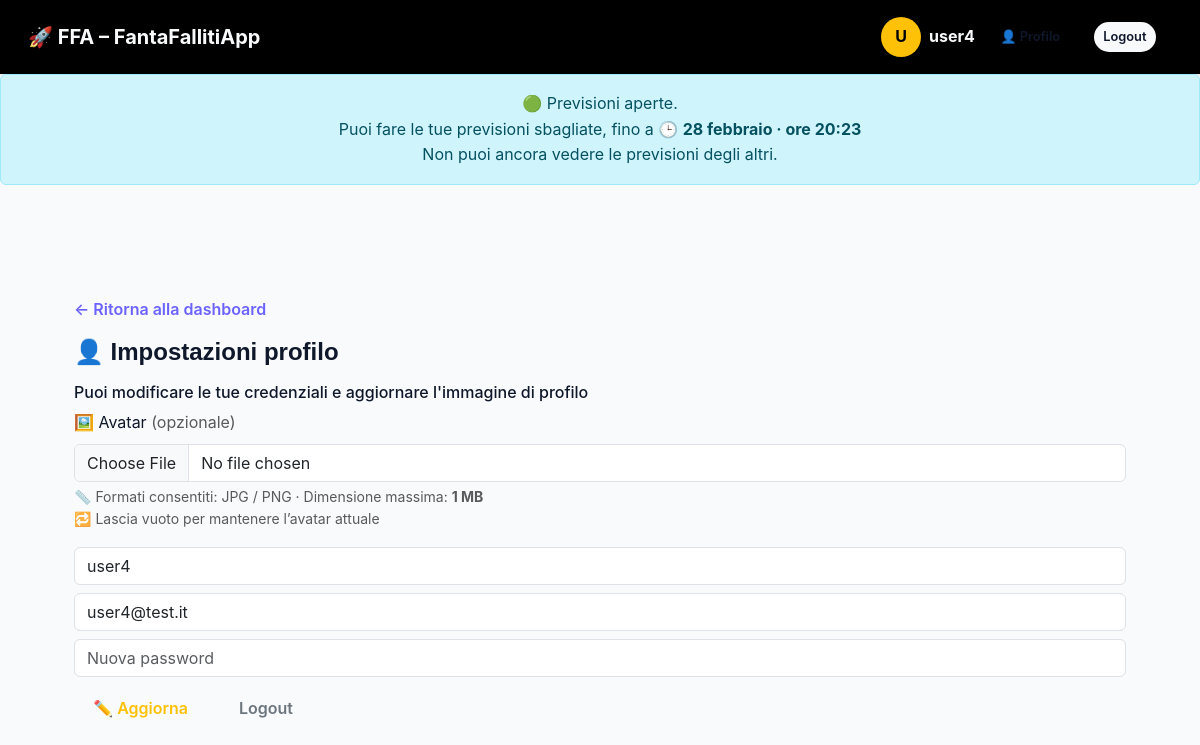
Screenshot of /profile (signed in) with the database file from the repository.
### models.py (models this page shows, shortened)
class User(db.Model):
    id = db.Column(db.Integer, primary_key=True)
    username = db.Column(db.String(80), nullable=False)
    email = db.Column(db.String(120), unique=True, nullable=False)
    password_hash = db.Column(db.String(128), nullable=False)
    role = db.Column(db.String(20), default="user")
    avatar = db.Column(db.String(120), nullable=True)  # 👈 NUOVO CAMPO
    last_seen_messages = db.Column(db.DateTime, nullable=True)

### app.py (the view, shortened to what this page needs)
@app.route("/profile", methods=["GET", "POST"])
def profile():
    if "user_id" not in session:
        return redirect(url_for("login"))
    user = db.session.get(User, session["user_id"])
    if user.role == "admin":
        return redirect(url_for("admin_dashboard"))
    return render_template("profile.html")

### app.py (called while the page is built)
@app.context_processor
def inject_current_user():
    user = None
    if "user_id" in session:
        user = db.session.get(User, session["user_id"])
    return dict(current_user=user)

@app.context_processor
def inject_settings():
    return dict(app_settings=AppSettings.query.first())

### templates/profile.html (shortened to what this page needs)
{% extends "base.html" %}
{% block content %}
<a href="{{ url_for('dashboard') }}" class="back-link">
  ← Ritorna alla dashboard
</a>
<h4 class="mb-3">👤 Impostazioni profilo</h4>
<div class="profile-box mt-3">
  <h6>Puoi modificare le tue credenziali e aggiornare l'immagine di profilo</h6>
  <form method="POST" enctype="multipart/form-data">
    <div class="mb-3">
      <label class="form-label">
        🖼️ Avatar <span class="text-muted">(opzionale)</span>
      </label>
      <input
        type="file"
        name="avatar"
        accept="image/png,image/jpeg"
        class="form-control"
      >
      <div class="form-text">
        📏 Formati consentiti: JPG / PNG · Dimensione massima: <strong>1 MB</strong><br>
        🔁 Lascia vuoto per mantenere l’avatar attuale
      </div>
    </div>
    <input
      type="text"
      name="username"
      value="{{ current_user.username }}"
      class="form-control mb-2"
    >
    <input
      type="email"
      name="email"
      value="{{ current_user.email }}"
      class="form-control mb-2"
    >
    <input
      type="password"
      name="password"
      placeholder="Nuova password"
      class="form-control mb-2"
    >
    <button class="btn btn-outline-warning">
      ✏️ Aggiorna
    </button>
    <a href="{{ url_for('logout') }}" class="btn btn-outline-secondary ms-2">
      Logout
    </a>
  </form>
</div>
{% endblock %}

### templates/base.html (shortened to what this page needs)
<!DOCTYPE html>
<html lang="it">
<head>
  <link href="https://cdn.jsdelivr.net/npm/bootstrap@5.3.2/dist/css/bootstrap.min.css" rel="stylesheet">
  <link rel="stylesheet" href="{{ url_for('static', filename='style.css') }}">
</head>
<body>
<nav class="navbar navbar-expand-lg navbar-dark bg-black shadow-sm px-3">
  <div class="container-fluid">
    <a class="navbar-brand fw-bold" href="{{ url_for('index') }}">
      🚀 FFA – FantaFallitiApp
    </a>
    <div class="d-flex align-items-center ms-auto gap-2">
      {% if current_user.username %}
        {% if current_user.avatar %}
          <img
            src="{{ url_for('static', filename='avatars/' ~ current_user.avatar) }}"
            alt="Avatar"
            class="user-avatar-img"
          >
        {% else %}
          <div class="user-avatar">
            {{ current_user.username[0]|upper }}
          </div>
        {% endif %}
        <span class="fw-bold text-light me-2">
          {{ current_user.username }}
        </span>
        {% if current_user.role == "admin" %}
          <a href="{{ url_for('admin_dashboard') }}" class="btn btn-outline-light btn-sm">
            Admin
          </a>
        {% else %}
          <a href="{{ url_for('profile') }}" class="btn btn-outline-light btn-sm">
            👤 Profilo
          </a>
        {% endif %}
        <a href="{{ url_for('logout') }}" class="btn btn-light btn-sm">
          Logout
        </a>
      {% endif %}
    </div>
  </div>
</nav>
{% if current_user.username and current_user.role != "admin" and app_settings %}
  <div class="alert alert-info text-center">
    {% if app_settings.predictions_open %}
      🟢 Previsioni aperte. <br>
      Puoi fare le tue previsioni sbagliate, fino a 🕒 <strong> 28 febbraio · ore 20:23 </strong> <br>
      Non puoi ancora vedere le previsioni degli altri.
    {% else %}
      🔴 Previsioni chiuse. Non puoi più modificare nulla. <br>
      il DA ti ha però concesso di accedere alla classifica FFA 2026. <br>
      <strong>Ringrazialo</strong>
    {% endif %}
  </div>
{% endif %}
<div class="container mt-3">
</div>
<div class="container my-4">
  {% block content %}{% endblock %}
</div>
</body>
</html>

### static/style.css (style rules this page uses)
:root { --primary: #6c63ff; --primary-dark: #554ee0; --accent: #2dd4bf; --bg: #f9fafb; --surface: #ffffff; --text: #0f172a; --text-muted: #64748b; --radius-sm: 8px; --radius: 14px; --radius-lg: 20px; --shadow-sm: 0 4px 10px rgba(0,0,0,0.06); --shadow: 0 10px 30px rgba(0,0,0,0.08); --transition: 0.25s ease; }
*, *::before, *::after { box-sizing: border-box; }
body { margin: 0; font-family: 'Inter', system-ui, sans-serif; background: var(--bg); color: var(--text); line-height: 1.6; }
h1, h2, h3, h4 { font-family: 'Poppins', sans-serif; font-weight: 600; }
.container { max-width: 1100px; margin: 0 auto; padding: 1.5rem; }
.navbar { background: var(--surface); padding: 1rem 1.5rem; box-shadow: var(--shadow-sm); display: flex; align-items: center; justify-content: space-between; }
.navbar a { text-decoration: none; color: var(--text); font-weight: 600; margin-right: 1rem; }
.btn { display: inline-flex; align-items: center; justify-content: center; padding: 0.7rem 1.2rem; border-radius: var(--radius); border: none; cursor: pointer; font-weight: 600; transition: var(--transition); text-decoration: none; }
.btn-sm { padding: 0.35rem 0.6rem; font-size: 0.8rem; border-radius: 999px; }
.back-link { display: inline-flex; align-items: center; gap: 0.4rem; text-decoration: none; font-weight: 600; color: var(--primary); margin-bottom: 1rem; }
.text-center { text-align: center; }
.navbar.bg-black, .navbar.bg-black .navbar-brand, .navbar.bg-black .nav-link { color: #f9fafb !important; }
.user-avatar { width: 40px; height: 40px; border-radius: 50%; background: #ffc107; color: #000; display: flex; align-items: center; justify-content: center; font-weight: bold; }

### rows the page displays
User: username "U", username "user4", email "user4@test.it"
